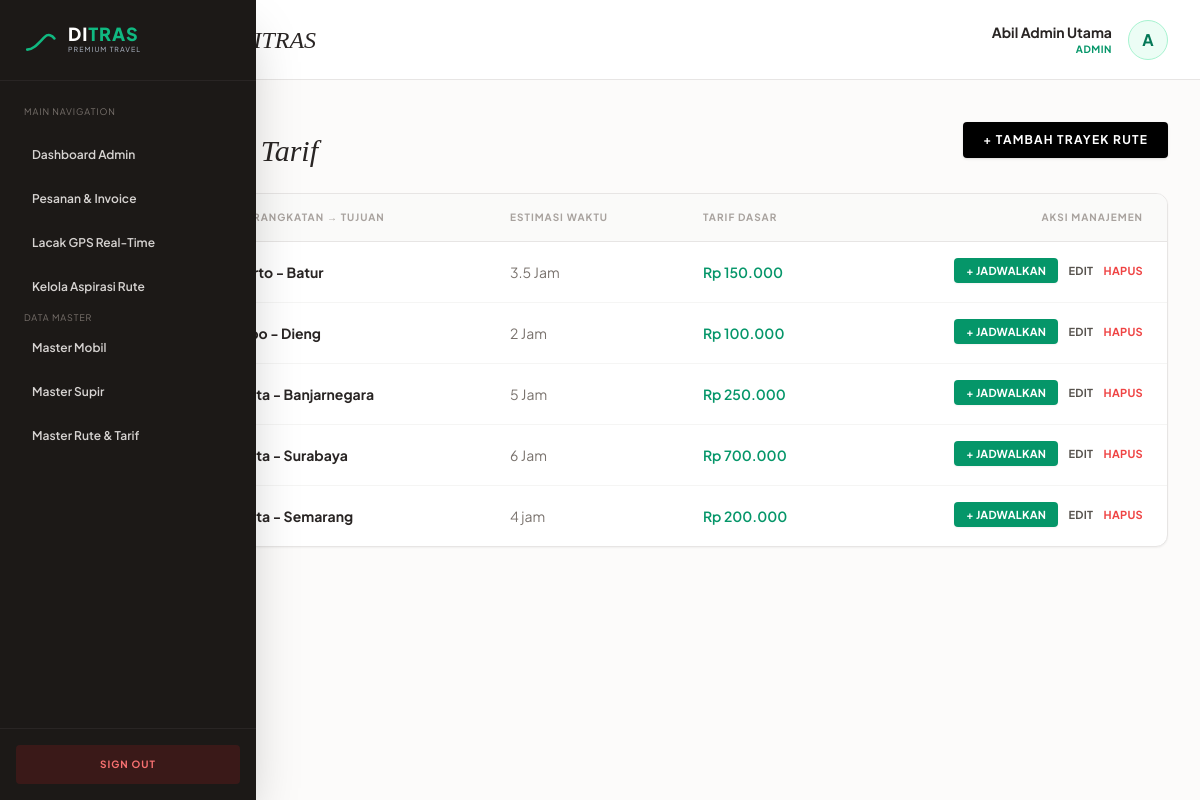
Page /pages/admin/master-rute.php (signed in) on the committed database.
### tables this page shows
CREATE TABLE `rute` (
  `id` int(11) NOT NULL,
  `nama_rute` varchar(100) NOT NULL,
  `estimasi_waktu` varchar(50) NOT NULL,
  `harga_dasar` int(11) NOT NULL
);

### pages/admin/master-rute.php (the view, shortened to what this page needs)
<?php
require_once __DIR__ . '/../../config/database.php';
try {
    $stmt = $pdo->query("SELECT * FROM rute ORDER BY id DESC");
    $data_rute = $stmt->fetchAll();
} catch (PDOException $e) {
    die("Error data rute: " . $e->getMessage());
}
?>
<!DOCTYPE html>
<html lang="id">
<head>
    <script src="https://cdn.tailwindcss.com"></script>
</head>
<body class="bg-[#fcfbfa] text-stone-800 min-h-screen flex">
    <?php include '../../components/sidebar.php'; ?>
    <div class="flex-1 flex flex-col min-w-0">
        <header class="bg-white border-b border-stone-200 h-20 flex items-center justify-between px-8 sticky top-0 z-10">
            <h1 class="serif-title text-2xl italic text-stone-800">Sistem DITRAS</h1>
            <div class="flex items-center gap-4">
                <div class="text-right">
                    <p class="text-sm font-bold text-stone-800">Abil Admin Utama</p>
                    <p class="text-[10px] font-bold tracking-wider text-emerald-600 uppercase">Admin</p>
                </div>
                <div class="w-10 h-10 rounded-full bg-emerald-50 border border-emerald-200 flex items-center justify-center font-bold text-emerald-700">A</div>
            </div>
        </header>
        <main class="p-8 max-w-7xl w-full mx-auto flex-1">
            <div class="mb-6 flex flex-col md:flex-row md:items-center md:justify-between gap-4">
                <div>
                    <p class="text-[11px] font-bold tracking-widest text-emerald-600 uppercase">Data Master</p>
                    <h2 class="serif-title text-3xl italic text-stone-800 mt-1">Rute &amp; Tarif</h2>
                </div>
                <a href="tambah-rute.php" class="bg-black hover:bg-stone-900 text-white text-xs font-bold tracking-widest uppercase px-5 py-3 rounded shadow transition leading-none">+ Tambah Trayek Rute</a>
            </div>
            <div class="bg-white rounded-xl border border-stone-200 shadow-sm overflow-hidden">
                <div class="overflow-x-auto">
                    <table class="w-full text-left border-collapse">
                        <thead>
                            <tr class="bg-stone-50 border-b border-stone-200 text-[10px] font-bold tracking-widest text-stone-400 uppercase">
                                <th class="px-6 py-4">Titik Keberangkatan → Tujuan</th>
                                <th class="px-6 py-4">Estimasi Waktu</th>
                                <th class="px-6 py-4">Tarif Dasar</th>
                                <th class="px-6 py-4 text-right">Aksi Manajemen</th>
                            </tr>
                        </thead>
                        <tbody class="divide-y divide-stone-100">
                            <?php if (empty($data_rute)): ?>
                                <tr>
                                    <td colspan="4" class="px-6 py-10 text-center text-sm text-stone-400">Belum ada rute trayek perjalanan.</td>
                                </tr>
                            <?php else: ?>
                                <?php foreach ($data_rute as $row): ?>
                                <tr class="hover:bg-stone-50/50 transition">
                                    <td class="px-6 py-5 font-bold text-stone-800 text-sm">
                                        <?= htmlspecialchars($row['nama_rute']); ?>
                                    </td>
                                    <td class="px-6 py-5 text-sm text-stone-500">
                                        <?= htmlspecialchars($row['estimasi_waktu'] ?? '3.5 Jam'); ?>
                                    </td>
                                    <td class="px-6 py-5 text-sm font-semibold text-emerald-600">
                                        Rp <?= number_format($row['harga_dasar'], 0, ',', '.'); ?>
                                    </td>
                                    <td class="px-6 py-5 text-right text-[11px] font-bold tracking-wide space-x-2">
                                        <a href="jadwal-aktif.php?id_rute=<?= $row['id']; ?>" class="bg-emerald-600 text-white hover:bg-emerald-700 px-3 py-1.5 rounded transition shadow-sm">+ JADWALKAN</a>
                                        <a href="edit-rute.php?id=<?= $row['id']; ?>" class="text-stone-600 hover:text-stone-900 transition">EDIT</a>
                                        <a href="hapus-rute.php?id=<?= $row['id']; ?>" class="text-red-500 hover:text-red-700 transition" onclick="return confirm('Yakin hapus rute ini?');">HAPUS</a>
                                    </td>
                                </tr>
                                <?php endforeach; ?>
                            <?php endif; ?>
                        </tbody>
                    </table>
                </div>
            </div>
        </main>
    </div>
</body>
</html>

### pages/admin/master-rute.php (style rules this page uses)
body { font-family: 'Plus Jakarta Sans', sans-serif; }
.serif-title { font-family: 'Playfair Display', serif; }

### rows in the picture
rute: nama_rute "Purwokerto - Batur", estimasi_waktu "3.5 Jam", harga_dasar "150.000"
rute: nama_rute "Wonosobo - Dieng", estimasi_waktu "2 Jam", harga_dasar "100.000"
rute: nama_rute "Yogyakarta - Banjarnegara", estimasi_waktu "5 Jam", harga_dasar "250.000"
rute: nama_rute "Yogyakarta - Surabaya", estimasi_waktu "6 Jam", harga_dasar "700.000"
rute: nama_rute "Yogyakarta - Semarang", estimasi_waktu "4 jam", harga_dasar "200.000"
